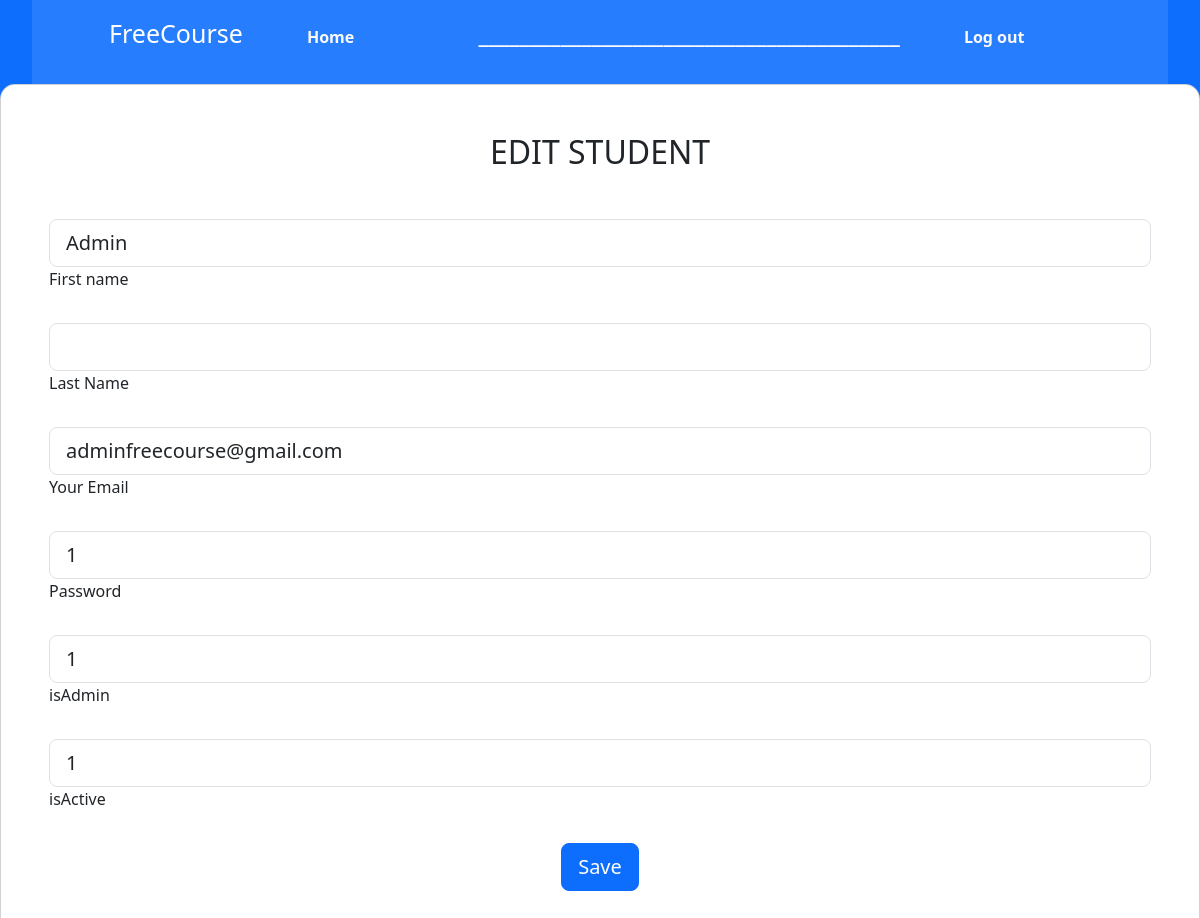
Page /editStudent.php?email=adminfreecourse@gmail.com on the committed database.
### tables this page shows
CREATE TABLE `students` (
  `email` varchar(255) NOT NULL,
  `password` varchar(255) NOT NULL,
  `FirstName` varchar(255) NOT NULL,
  `LastName` varchar(255) NOT NULL,
  `isAdmin` int(255) DEFAULT NULL,
  `isActive` int(11) DEFAULT NULL,
  `Token` varchar(255) NOT NULL
);

### db/student_db.php (called while the page is built, shortened)
<?php
    function get_student_by_email($email)
    {
        $sql = "SELECT * FROM students WHERE email = '$email'";
        $conn = create_connection();
        $result = $conn->query($sql);
        $data = array();
        if ($result->num_rows > 0) {
            while ($row = $result->fetch_assoc()) {
                $data[] = $row;
            }
        }
        return $data;
    }
?>

### editStudent.php (the view, shortened to what this page needs)
<?php
require_once('db/student_db.php');
$user_email= $_GET['email'];
$student = get_student_by_email($user_email);
?>
<!DOCTYPE html>
<html lang="en">
<head>
    <link rel="stylesheet" href="https://unpkg.com/bootstrap@5.3.2/dist/css/bootstrap.min.css">
    <link rel="stylesheet" href="https://unpkg.com/bs-brain@2.0.3/components/logins/login-9/assets/css/login-9.css">
    <link rel="stylesheet" href="style.css">
</head>
<body class="bg-primary">
<header>
      <nav>
        <div class="frame">
          <ul>
            <li class="listHeader" ><b></b>FreeCourse</li>
            <li class="listHeader"><a id="index" href="administration.php"><b>Home</b></a></li>
            <li class="listHeader" >
            <li class="listHeader" ><b>_________________________________________</b></li>
            <li class="listHeader" ><a href="?logout"><b>Log out</b></a></li>
          </ul>
        </div>
      </nav>
</header>
    <section class="vh-100 bg-primary" style="background-color: #1f1fc7;">
                        <div class="card" style="border-radius: 15px;">
                            <div class="card-body p-5">
                                <h2 class="text-uppercase text-center mb-5">Edit student</h2>
                                <form method="post" action="" novalidate>
                                    <div class="form-outline mb-4">
                                        <?php foreach ($student as $std): ?>
                                            <input  name="first" type="text" id="firstname" class="form-control form-control-lg" autocomplete="off" value="<?php echo $std['FirstName']; ?>">
                                        <label class="form-label" for="firstname">First name</label>
                                    </div>
                                    <div class="form-outline mb-4">
                                        <input  name="last" required type="text" id="lastname" class="form-control form-control-lg" autocomplete="off" value="<?php echo $std['LastName']; ?>">
                                        <label class="form-label" for="lastname">Last Name</label>
                                    </div>
                                    <div class="form-outline mb-4">
                                        <input  name="email" required type="email" id="email" class="form-control form-control-lg" autocomplete="off" value="<?php echo $std['email']; ?>" readonly>
                                        <label class="form-label" for="email">Your Email</label>
                                    </div>
                                    <div class="form-outline mb-4">
                                        <input  name="pass" required type="text" id="password" class="form-control form-control-lg" autocomplete="off" value="<?php echo $std['password']; ?>">
                                        <label class="form-label" for="password">Password</label>
                                    </div>
                                    <div class="form-outline mb-4">
                                        <input  name="isAdmin" required type="text" id="isAdMin" class="form-control form-control-lg" autocomplete="off" value="<?php echo $std['isAdmin']; ?>">
                                        <label class="form-label" for="isAdmin">isAdmin</label>
                                    </div>
                                    <div class="form-outline mb-4">
                                        <input  name="isActive" required type="text" id="isActive" class="form-control form-control-lg" autocomplete="off" value="<?php echo $std['isActive']; ?>">
                                        <label class="form-label" for="isActive">isActive</label>
                                    </div>
                                    <?php endforeach; ?>
                                    <div class="d-flex justify-content-center">
                                        <button type="submit" name="save_btn" class="btn btn-primary btn-lg">Save</button>
                                    </div>
                                </form>
                            </div>
                        </div>
    </section>
</body>
</html>

### style.css (style rules this page uses)
* { margin: 0; padding: 0; box-sizing: border-box; }
header { position: relative; padding: 0 2rem; }
li { list-style: none; }
a { text-decoration: none; color: white; font-size: 1rem; }
body { height: 100vh; background-size: cover; background-position: center; }

### editStudent.php (style rules this page uses)
header { margin-top: 0px; position: relative; }
nav { background-color: rgba(255, 255, 255, 0.1); padding: 15px; }
.listHeader { display: inline; margin: 0 30px; font-size: 25px; color: white; }
body { background-image: url('/images/headerbg.jpg'); background-size: cover; background-repeat: no-repeat; }
a { text-decoration: none; color: rgb(252, 249, 249); transition: all 0.9s ease; }

### rows in the picture
students: first "Admin", email "adminfreecourse@gmail.com", pass "1", isAdmin "1", isActive "1"
